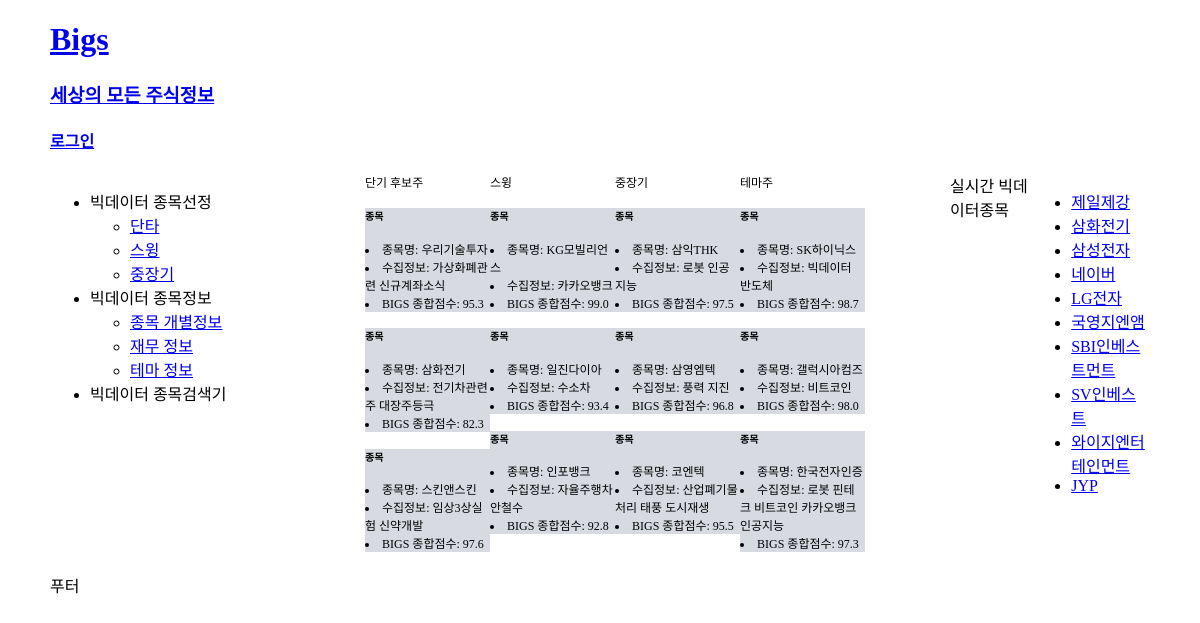
The page / on the database its author committed.
### stocks/models.py (models this page shows, shortened)
class StockCard(models.Model):
	category = models.CharField(max_length=10)
	name = models.CharField(max_length=30)
	code = models.CharField(max_length=10)
	theme = models.TextField()
	bigs_score = models.DecimalField(max_digits=3, decimal_places=1)

### stocks/views.py (the view)
# urls.py: path('', views.index, name='index'),
def index(request):
	stocks1 = StockCard.objects.filter(category="단기후보주")
	stocks2 = StockCard.objects.filter(category="스윙")
	stocks3 = StockCard.objects.filter(category="중장기")
	stocks4 = StockCard.objects.filter(category="테마주")
	context = {'stocks1':stocks1, 'stocks2':stocks2, 'stocks3':stocks3, 'stocks4':stocks4}
	return render(request, 'stocks/index.html', context)

### stocks/templates/stocks/index.html
{% extends "./base_generic.html" %}
{% block content %}
	<div class="box box2">
		<div class="card card1">
			<span>단기 후보주</span>
			{% for stock in stocks1 %}
			<div>
				<h5>종목</h5>
				<li>종목명: {{stock.name}}</li>
				<li>수집정보: {{stock.theme}}</li>
				<li>BIGS 종합점수: {{stock.bigs_score}}</li>
			</div>
			{% endfor %}
		</div>
		<div class="card card2">
			<span>스윙</span>
			{% for stock in stocks2 %}
			<div>
				<h5>종목</h5>
				<li>종목명: {{stock.name}}</li>
				<li>수집정보: {{stock.theme}}</li>
				<li>BIGS 종합점수: {{stock.bigs_score}}</li>
			</div>
			{% endfor %}
		</div>
		<div class="card card3">
			<span>중장기</span>
			{% for stock in stocks3 %}
			<div>
				<h5>종목</h5>
				<li>종목명: {{stock.name}}</li>
				<li>수집정보: {{stock.theme}}</li>
				<li>BIGS 종합점수: {{stock.bigs_score}}</li>
			</div>
			{% endfor %}
		</div>
		<div class="card card4">
			<span>테마주</span>
			{% for stock in stocks4 %}
			<div>
				<h5>종목</h5>
				<li>종목명: {{stock.name}}</li>
				<li>수집정보: {{stock.theme}}</li>
				<li>BIGS 종합점수: {{stock.bigs_score}}</li>
			</div>
			{% endfor %}
		</div>
	</div>
	<div class="box box3">
		<span>실시간 빅데이터종목</span>
		<ul class="realtime-rank">
			<li><a href="#">제일제강</a></li>
			<li><a href="#">삼화전기</a></li>
			<li><a href="#">삼성전자</a></li>
			<li><a href="#">네이버</a></li>
			<li><a href="#">LG전자</a></li>
			<li><a href="#">국영지엔앰</a></li>
			<li><a href="#">SBI인베스트먼트</a></li>
			<li><a href="#">SV인베스트</a></li>
			<li><a href="#">와이지엔터테인먼트</a></li>
			<li><a href="#">JYP</a></li>
		</ul>
	</div>
{% endblock %}

### stocks/static/stocks/style.css (style rules this page uses)
.box2 { width: 500px; font-size: 12px; }
.box3 { width: 200px; }
.box { display: flex; justify-content: space-between; }
.card { width: 170px; }
.card div { background-color: #d7dbe1; }

### rows shown on the page
StockCard: name "우리기술투자", theme "가상화폐관련 신규계좌소식", bigs_score "95.3"
StockCard: name "삼화전기", theme "전기차관련주 대장주등극", bigs_score "82.3"
StockCard: name "스킨앤스킨", theme "임상3상실험 신약개발", bigs_score "97.6"
StockCard: name "KG모빌리언스", theme "카카오뱅크", bigs_score "99.0"
StockCard: name "일진다이아", theme "수소차", bigs_score "93.4"
StockCard: name "인포뱅크", theme "자율주행차 안철수", bigs_score "92.8"
StockCard: name "삼익THK", theme "로봇 인공지능", bigs_score "97.5"
StockCard: name "삼영엠텍", theme "풍력 지진", bigs_score "96.8"
StockCard: name "코엔텍", theme "산업폐기물처리 태풍 도시재생", bigs_score "95.5"
StockCard: name "SK하이닉스", theme "빅데이터 반도체", bigs_score "98.7"
StockCard: name "갤럭시아컴즈", theme "비트코인", bigs_score "98.0"
StockCard: name "한국전자인증", theme "로봇 핀테크 비트코인 카카오뱅크 인공지능", bigs_score "97.3"
